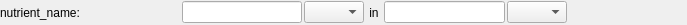
<?xml version="1.0" encoding="UTF-8"?>
<ui version="4.0">
 <class>nutrient_ratio_editor_view</class>
 <widget class="QWidget" name="nutrient_ratio_editor_view">
  <property name="geometry">
   <rect>
    <x>0</x>
    <y>0</y>
    <width>687</width>
    <height>25</height>
   </rect>
  </property>
  <property name="sizePolicy">
   <sizepolicy hsizetype="Preferred" vsizetype="Maximum">
    <horstretch>0</horstretch>
    <verstretch>0</verstretch>
   </sizepolicy>
  </property>
  <property name="minimumSize">
   <size>
    <width>0</width>
    <height>25</height>
   </size>
  </property>
  <property name="maximumSize">
   <size>
    <width>16777215</width>
    <height>35</height>
   </size>
  </property>
  <property name="windowTitle">
   <string>Form</string>
  </property>
  <layout class="QHBoxLayout" name="horizontalLayout">
   <property name="spacing">
    <number>2</number>
   </property>
   <property name="leftMargin">
    <number>0</number>
   </property>
   <property name="topMargin">
    <number>0</number>
   </property>
   <property name="rightMargin">
    <number>0</number>
   </property>
   <property name="bottomMargin">
    <number>0</number>
   </property>
   <item>
    <widget class="QLabel" name="lbl_nutrient_name">
     <property name="minimumSize">
      <size>
       <width>180</width>
       <height>0</height>
      </size>
     </property>
     <property name="text">
      <string>nutrient_name: </string>
     </property>
    </widget>
   </item>
   <item>
    <widget class="QLineEdit" name="txt_nutrient_mass">
     <property name="maximumSize">
      <size>
       <width>160</width>
       <height>16777215</height>
      </size>
     </property>
    </widget>
   </item>
   <item>
    <widget class="CodietComboBox" name="cmb_nutrient_mass_unit">
     <property name="minimumSize">
      <size>
       <width>60</width>
       <height>0</height>
      </size>
     </property>
     <property name="maximumSize">
      <size>
       <width>60</width>
       <height>16777215</height>
      </size>
     </property>
    </widget>
   </item>
   <item>
    <widget class="QLabel" name="label_2">
     <property name="text">
      <string> in </string>
     </property>
    </widget>
   </item>
   <item>
    <widget class="QLineEdit" name="txt_ingredient_qty">
     <property name="maximumSize">
      <size>
       <width>160</width>
       <height>16777215</height>
      </size>
     </property>
    </widget>
   </item>
   <item>
    <widget class="CodietComboBox" name="cmb_ingredient_qty_unit">
     <property name="minimumSize">
      <size>
       <width>60</width>
       <height>0</height>
      </size>
     </property>
     <property name="maximumSize">
      <size>
       <width>60</width>
       <height>16777215</height>
      </size>
     </property>
    </widget>
   </item>
   <item>
    <spacer name="horizontalSpacer">
     <property name="orientation">
      <enum>Qt::Horizontal</enum>
     </property>
     <property name="sizeHint" stdset="0">
      <size>
       <width>40</width>
       <height>20</height>
      </size>
     </property>
    </spacer>
   </item>
  </layout>
 </widget>
 <customwidgets>
  <customwidget>
   <class>CodietComboBox</class>
   <extends>QComboBox</extends>
   <header>app/codiet_combobox.h</header>
  </customwidget>
 </customwidgets>
 <resources/>
 <connections/>
</ui>
